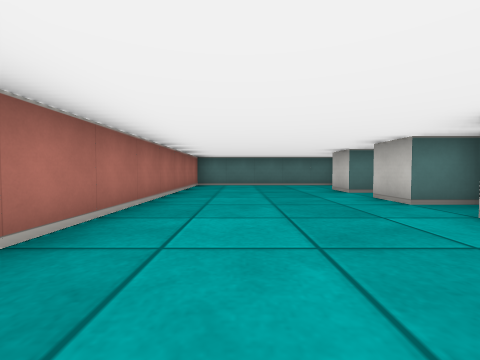
View 1 (above)

14 first-person views from a walk through a cub3D level. The camera is about half as high as the walls, tilts 2° down and sees 90° across. The floor is counted in squares. Each view is taken from the middle of a square. On the plan, view 1 faces up. The plan holds only what a view shows up to about 9 squares ahead; the rest is blank.

View 2
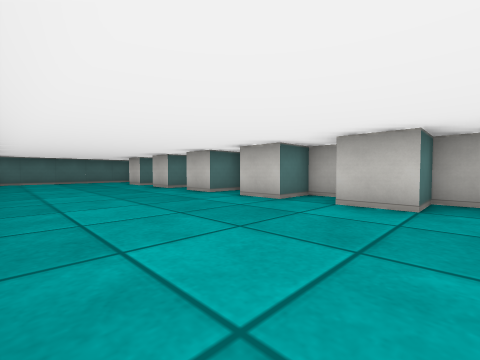

View 3
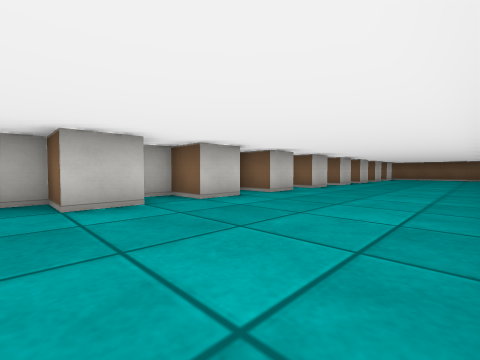

View 4
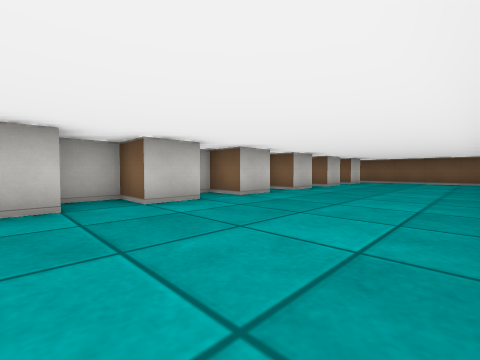

View 5
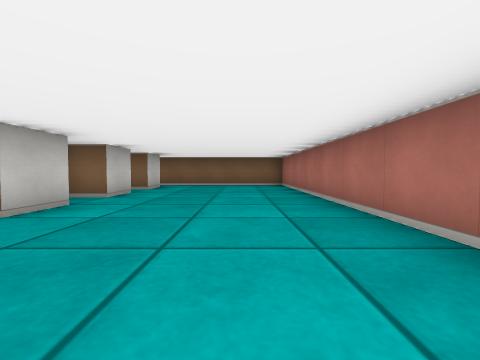

View 6
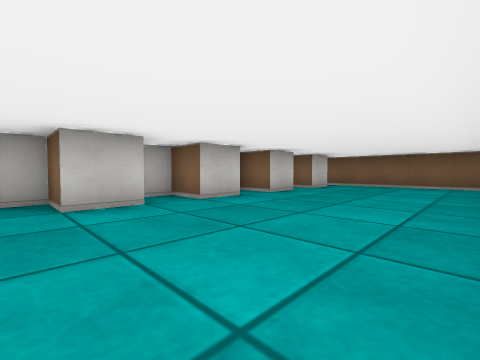

View 7
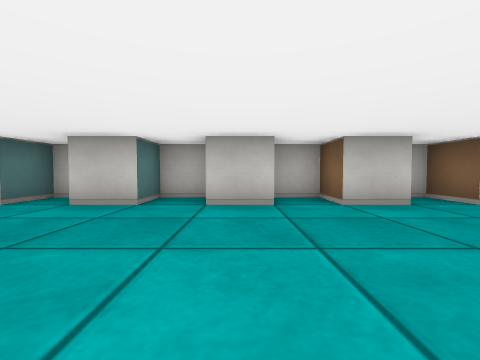

View 8
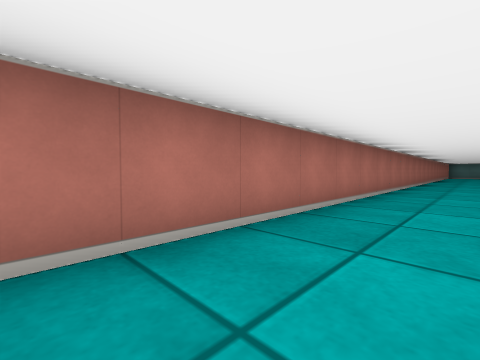

View 9
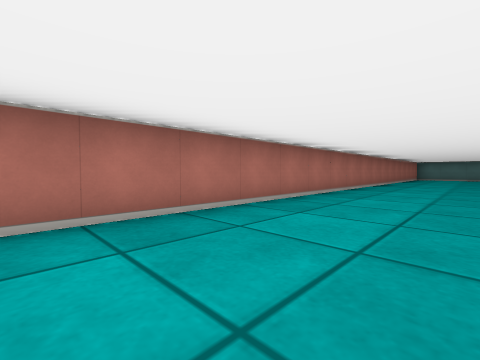

View 10
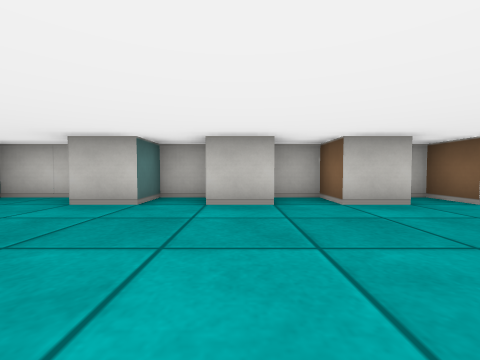

View 11
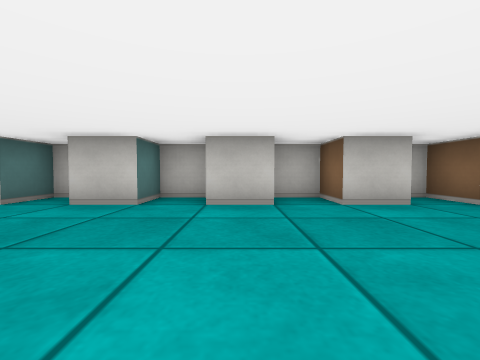

View 12
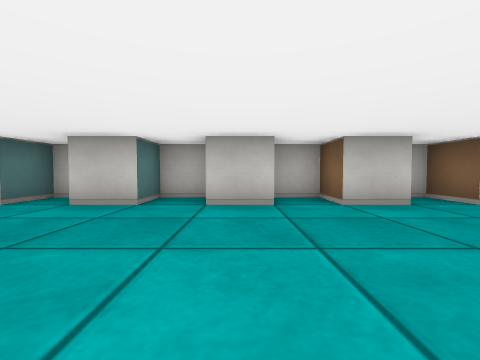

View 13
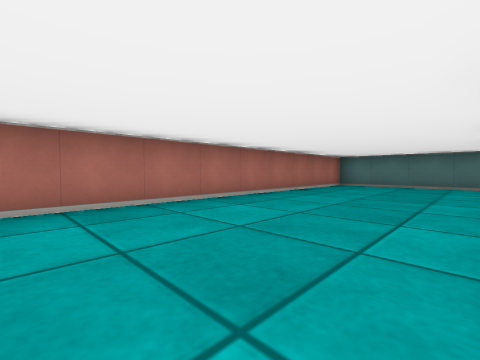

View 14
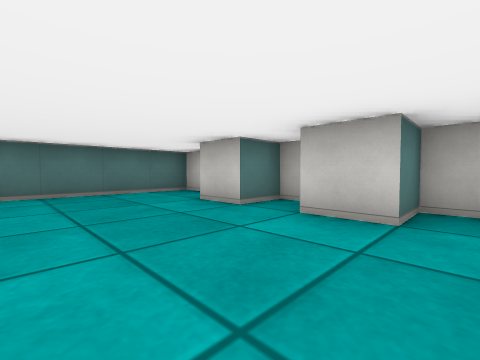

### Floor plan
Points are (right, up) in squares from view 1. A wall is a line through its corners. A room is listed if a view was taken in it or the views show most of it. See-through windows are left out.
Room 1 (views 1, 2, 3, 4, 5, 6, 7, 8, 9, 10, 11, 12, 13, 14)
walls: (3.5, 1.5) (2.5, 1.5) (2.5, 2.5) (3.5, 2.5) (3.5, 3.5) (2.5, 3.5) (2.5, 4.5); (3.5, 4.6) (3.5, 5.5) (2.5, 5.5) (2.5, 6.5); (2.5, -14.6) (2.5, -13.5) (3.5, -13.5) (3.5, -12.5) (2.5, -12.5) (2.5, -11.5) (3.5, -11.5) (3.5, -10.5) (2.5, -10.5) (2.5, -9.5) (3.5, -9.5) (3.5, -8.5) (2.5, -8.5) (2.5, -7.5) (3.5, -7.5) (3.5, -6.5) (2.5, -6.5) (2.5, -5.5) (3.5, -5.5) (3.5, -4.5) (2.5, -4.5) (2.5, -3.5) (3.5, -3.5) (3.5, -2.5) (2.5, -2.5) (2.5, -1.5) (3.5, -1.5) (3.5, -0.5) (2.5, -0.5) (2.5, 0.5) (3.5, 0.5) (3.5, 0.9); (3.5, 7.1) (3.5, 8.5) (-1.5, 8.5) (-1.5, -17.5) (3.5, -17.5) (3.5, -17.1); (2.5, -16.6) (2.5, -15.5) (3.5, -15.5) (3.5, -14.6)

Positions as (right, up) in squares from view 1, and headings:
1: (0, 0), facing up
2: (-1, -3), facing up-right
3: (-1, -1), facing down-right
4: (-1, -6), facing down-right
5: (0, -9), facing down
6: (-1, -9), facing down-right
7: (-1, -10), facing right
8: (0, -13), facing up-left
9: (1, -8), facing up-left
10: (-1, 4), facing right
11: (-1, -14), facing right
12: (-1, -6), facing right
13: (2, 0), facing up-left
14: (0, 3), facing up-right
